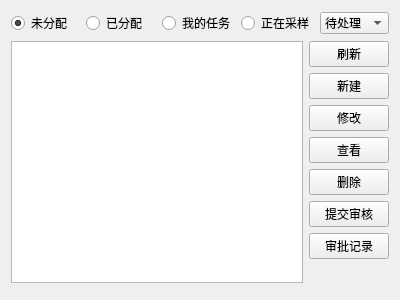
<?xml version="1.0" encoding="UTF-8"?>
<ui version="4.0">
 <class>TestManager</class>
 <widget class="QWidget" name="TestManager">
  <property name="geometry">
   <rect>
    <x>0</x>
    <y>0</y>
    <width>400</width>
    <height>300</height>
   </rect>
  </property>
  <property name="windowTitle">
   <string>Form</string>
  </property>
  <layout class="QVBoxLayout" name="verticalLayout">
   <item>
    <layout class="QHBoxLayout" name="horizontalLayout_2">
     <item>
      <widget class="QRadioButton" name="UnassignedBtn">
       <property name="text">
        <string>未分配</string>
       </property>
       <property name="checked">
        <bool>true</bool>
       </property>
      </widget>
     </item>
     <item>
      <widget class="QRadioButton" name="AssignedBtn">
       <property name="text">
        <string>已分配</string>
       </property>
      </widget>
     </item>
     <item>
      <widget class="QRadioButton" name="myTask">
       <property name="text">
        <string>我的任务</string>
       </property>
      </widget>
     </item>
     <item>
      <widget class="QRadioButton" name="onSamplingBtn">
       <property name="text">
        <string>正在采样</string>
       </property>
      </widget>
     </item>
     <item>
      <widget class="QComboBox" name="filterBox">
       <item>
        <property name="text">
         <string>待处理</string>
        </property>
       </item>
       <item>
        <property name="text">
         <string>未完成</string>
        </property>
       </item>
       <item>
        <property name="text">
         <string>已完成</string>
        </property>
       </item>
       <item>
        <property name="text">
         <string>全部</string>
        </property>
       </item>
      </widget>
     </item>
    </layout>
   </item>
   <item>
    <layout class="QHBoxLayout" name="horizontalLayout_3">
     <item>
      <widget class="MyTableView" name="tableView"/>
     </item>
     <item>
      <layout class="QVBoxLayout" name="verticalLayout_2">
       <item>
        <widget class="QPushButton" name="refleshBtn">
         <property name="text">
          <string>刷新</string>
         </property>
        </widget>
       </item>
       <item>
        <widget class="QPushButton" name="newSheetBtn">
         <property name="text">
          <string>新建</string>
         </property>
        </widget>
       </item>
       <item>
        <widget class="QPushButton" name="tasksheetEditBtn">
         <property name="text">
          <string>修改</string>
         </property>
        </widget>
       </item>
       <item>
        <widget class="QPushButton" name="tasksheetViewBtn">
         <property name="text">
          <string>查看</string>
         </property>
        </widget>
       </item>
       <item>
        <widget class="QPushButton" name="deleteBtn">
         <property name="text">
          <string>删除</string>
         </property>
        </widget>
       </item>
       <item>
        <widget class="QPushButton" name="submitBtn">
         <property name="text">
          <string>提交审核</string>
         </property>
        </widget>
       </item>
       <item>
        <widget class="QPushButton" name="reviewCommentsBtn">
         <property name="text">
          <string>审批记录</string>
         </property>
        </widget>
       </item>
       <item>
        <spacer name="verticalSpacer">
         <property name="orientation">
          <enum>Qt::Vertical</enum>
         </property>
         <property name="sizeHint" stdset="0">
          <size>
           <width>20</width>
           <height>40</height>
          </size>
         </property>
        </spacer>
       </item>
      </layout>
     </item>
    </layout>
   </item>
   <item>
    <widget class="SqlPageControleUI" name="pageCtrl" native="true"/>
   </item>
  </layout>
 </widget>
 <customwidgets>
  <customwidget>
   <class>MyTableView</class>
   <extends>QTableView</extends>
   <header>mytableview.h</header>
  </customwidget>
  <customwidget>
   <class>SqlPageControleUI</class>
   <extends>QWidget</extends>
   <header>../sqlPageControleUI/sqlpagecontroleui.h</header>
   <container>1</container>
  </customwidget>
 </customwidgets>
 <resources/>
 <connections/>
</ui>
